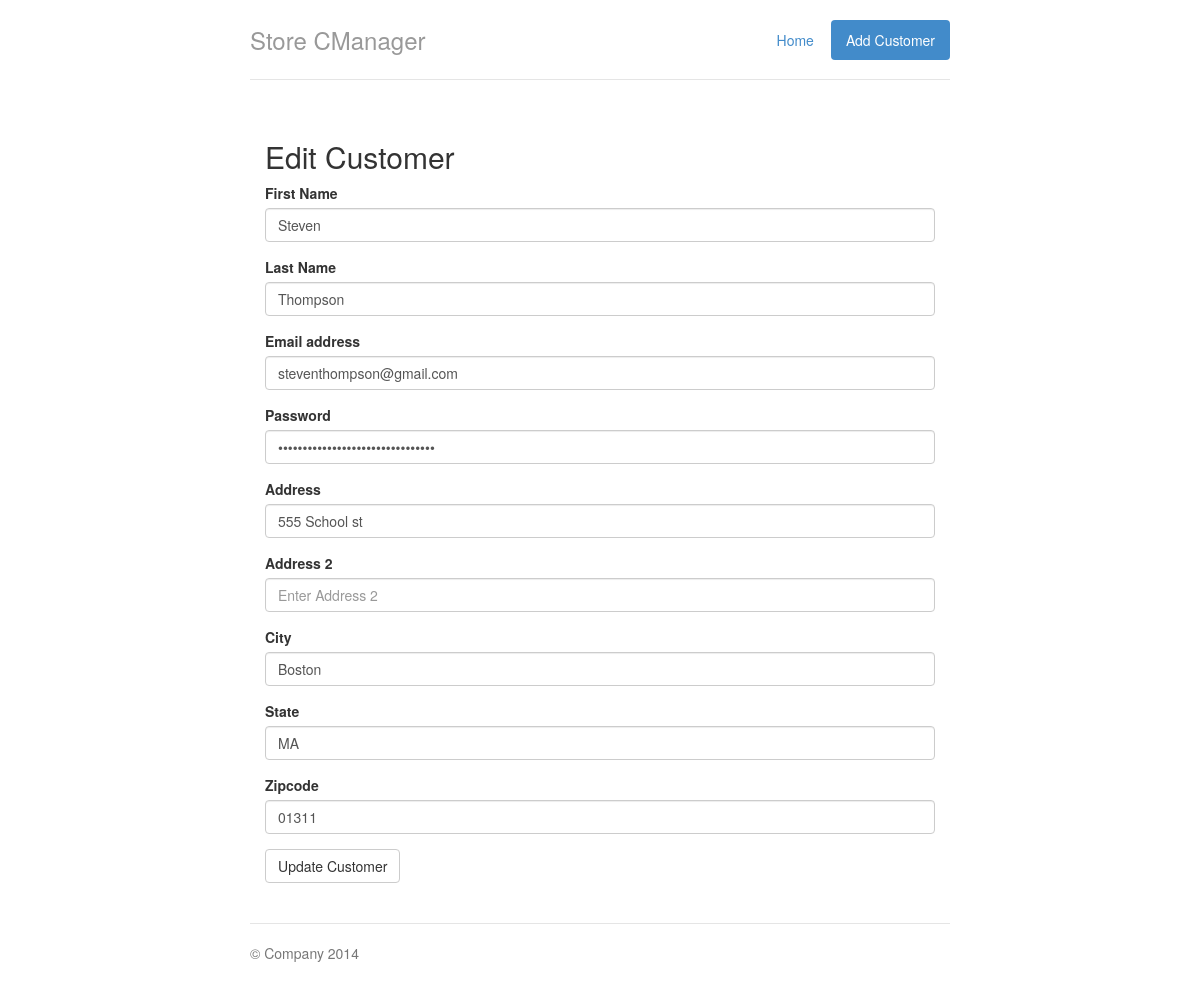
/cmanager/edit_customer.php?id=23, run on the app's committed database.
### tables this page shows
CREATE TABLE IF NOT EXISTS `customer_addresses` (
  `id` int(11) NOT NULL AUTO_INCREMENT,
  `customer` int(11) NOT NULL,
  `address` varchar(200) NOT NULL,
  `address2` varchar(200) NOT NULL,
  `city` varchar(100) NOT NULL,
  `state` varchar(100) NOT NULL,
  `zipcode` varchar(100) NOT NULL,
  PRIMARY KEY (`id`),
  KEY `customer` (`customer`)
);

CREATE TABLE IF NOT EXISTS `customers` (
  `id` int(11) NOT NULL AUTO_INCREMENT,
  `first_name` varchar(100) NOT NULL,
  `last_name` varchar(100) NOT NULL,
  `email` varchar(150) NOT NULL,
  `password` varchar(100) NOT NULL,
  `avatar` varchar(150) NOT NULL,
  `join_date` timestamp NOT NULL DEFAULT CURRENT_TIMESTAMP,
  PRIMARY KEY (`id`)
);

### cmanager/edit_customer.php (the view, shortened to what this page needs)
<?php include('includes/database.php'); ?>
<?php
	$id = $_GET['id'];
	$query ="SELECT * FROM customers
			 INNER JOIN customer_addresses
			 ON customer_addresses.customer=customers.id
			 WHERE customers.id = $id";
	if($result = $mysqli->query($query)){
		while($row = $result->fetch_assoc()) {
			$first_name = $row['first_name'];
			$last_name = $row['last_name'];
			$email = $row['email'];
			$password = $row['password'];
			$address = $row['address'];
			$address2 = $row['address2'];
			$city = $row['city'];
			$state = $row['state'];
			$zipcode = $row['zipcode'];
		}
	}
?>
<!DOCTYPE html>
<html lang="en">
  <head>
    <link href="css/bootstrap.min.css" rel="stylesheet">
    <link href="css/jumbotron-narrow.css" rel="stylesheet">
  </head>
  <body>
    <div class="container">
      <div class="header">
        <ul class="nav nav-pills pull-right">
          <li ><a href="index.php">Home</a></li>
          <li class="active"><a href="add_customer.php">Add Customer</a></li>
        </ul>
        <h3 class="text-muted">Store CManager</h3>
      </div>
      <div class="row marketing">
        <div class="col-lg-12">
         <h2>Edit Customer</h2>
		 <form role="form" method="post" action="edit_customer.php?id=<?php echo $id; ?>">
			<div class="form-group">
				<label>First Name</label>
				<input name="first_name" type="text" class="form-control"
				value="<?php echo $first_name; ?>" placeholder="Enter First Name">
			</div>
			<div class="form-group">
				<label>Last Name</label>
				<input name="last_name" type="text" class="form-control"
				value="<?php echo $last_name; ?>" placeholder="Enter Last Name">
			</div>
			<div class="form-group">
				<label>Email address</label>
				<input name="email" type="email" class="form-control"
				value="<?php echo $email; ?>" placeholder="Enter Email">
			</div>
			<div class="form-group">
				<label>Password</label>
				<input name="password" type="password" class="form-control"
				value="<?php echo $password; ?>" placeholder="Enter Password">
			</div>
			<div class="form-group">
				<label>Address</label>
				<input name="address" type="text" class="form-control"
				value="<?php echo $address; ?>" placeholder="Enter Address">
			</div>
			<div class="form-group">
				<label>Address 2</label>
				<input name="address2" type="text" class="form-control"
				value="<?php echo $address2; ?>" placeholder="Enter Address 2">
			</div>
			<div class="form-group">
				<label>City</label>
				<input name="city" type="text" class="form-control"
				value="<?php echo $city; ?>" placeholder="Enter City">
			</div>
			<div class="form-group">
				<label>State</label>
				<input name="state" type="text" class="form-control"
				value="<?php echo $state; ?>" placeholder="Enter State">
			</div>
			<div class="form-group">
				<label>Zipcode</label>
				<input name="zipcode" type="text" class="form-control"
				value="<?php echo $zipcode; ?>" placeholder="Enter Zipcode">
			</div>
			<input type="submit" class="btn btn-default" value="Update Customer" />
		</form>
        </div>
      </div>
      <div class="footer">
        <p>&copy; Company 2014</p>
      </div>
    </div>
  </body>
</html>

### cmanager/css/jumbotron-narrow.css (style rules this page uses)
body { padding-top: 20px; padding-bottom: 20px; }
.header, .marketing, .footer { padding-right: 15px; padding-left: 15px; }
.header { border-bottom: 1px solid #e5e5e5; }
.header h3 { padding-bottom: 19px; margin-top: 0; margin-bottom: 0; line-height: 40px; }
.footer { padding-top: 19px; color: #777; border-top: 1px solid #e5e5e5; }
@media (min-width: 768px) { .container { max-width: 730px; } }
.marketing { margin: 40px 0; }
@media screen and (min-width: 768px) { .header, .marketing, .footer { padding-right: 0; padding-left: 0; } }
@media screen and (min-width: 768px) { .header { margin-bottom: 30px; } }

### data on the page
customer_addresses: first_name "Steven", last_name "Thompson", email "steventhompson@gmail.com", address "555 School st", city "Boston", state "MA", zipcode "01311"
